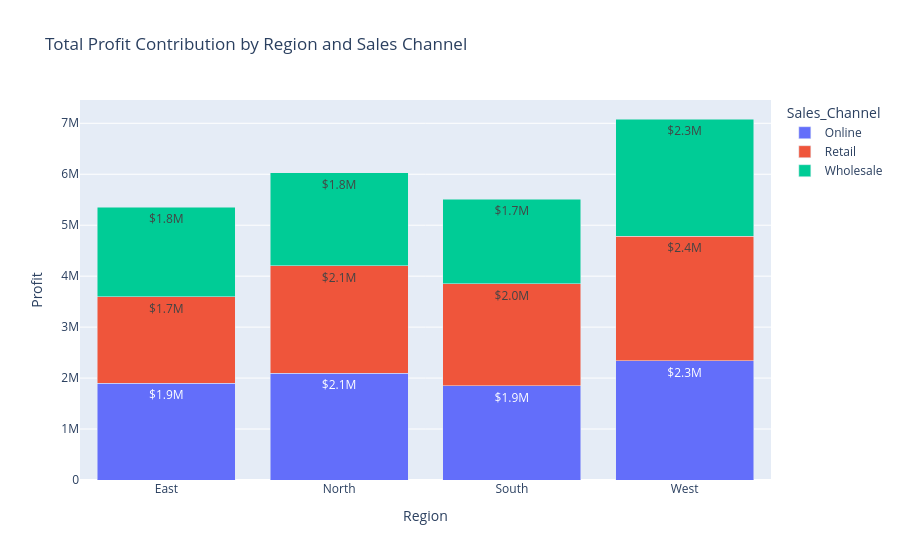

The notebook cell this image was saved under:
### Markdown cell above
Profit Breakdown

### Code cell
profit_breakdown = df.groupby(['Region', 'Sales_Channel'])['Profit'].sum().reset_index()

fig6 = px.bar(
    profit_breakdown,
    x='Region',
    y='Profit',
    color='Sales_Channel',
    title=' Total Profit Contribution by Region and Sales Channel',
    barmode='stack',
    text='Profit'
)

fig6.update_traces(texttemplate='$%{text:.2s}', textposition='inside')
fig6.update_layout(uniformtext_minsize=8, uniformtext_mode='hide')
fig6.show()

### Figure 1 — Plotly figure (JSON) as saved in the notebook; plotly's stock layout.template omitted (floating-point values rounded to 4 significant figures)
{"data": [{"alignmentgroup": "True", "hovertemplate": "Sales_Channel=Online<br>Region=%{x}<br>Profit=%{text}<extra></extra>", "legendgroup": "Online", "marker": {"color": "#636efa", "pattern": {"shape": ""}}, "name": "Online", "offsetgroup": "Online", "orientation": "v", "showlegend": true, "text": [1903000, 2093606, 1852887, 2339626], "textposition": "inside", "texttemplate": "$%{text:.2s}", "type": "bar", "x": ["East", "North", "South", "West"], "xaxis": "x", "y": [1903000, 2093606, 1852887, 2339626], "yaxis": "y"}, {"alignmentgroup": "True", "hovertemplate": "Sales_Channel=Retail<br>Region=%{x}<br>Profit=%{text}<extra></extra>", "legendgroup": "Retail", "marker": {"color": "#EF553B", "pattern": {"shape": ""}}, "name": "Retail", "offsetgroup": "Retail", "orientation": "v", "showlegend": true, "text": [1692426, 2108155, 2002161, 2448130], "textposition": "inside", "texttemplate": "$%{text:.2s}", "type": "bar", "x": ["East", "North", "South", "West"], "xaxis": "x", "y": [1692426, 2108155, 2002161, 2448130], "yaxis": "y"}, {"alignmentgroup": "True", "hovertemplate": "Sales_Channel=Wholesale<br>Region=%{x}<br>Profit=%{text}<extra></extra>", "legendgroup": "Wholesale", "marker": {"color": "#00cc96", "pattern": {"shape": ""}}, "name": "Wholesale", "offsetgroup": "Wholesale", "orientation": "v", "showlegend": true, "text": [1756875, 1825692, 1654171, 2296389], "textposition": "inside", "texttemplate": "$%{text:.2s}", "type": "bar", "x": ["East", "North", "South", "West"], "xaxis": "x", "y": [1756875, 1825692, 1654171, 2296389], "yaxis": "y"}], "layout": {"barmode": "stack", "legend": {"title": {"text": "Sales_Channel"}, "tracegroupgap": 0}, "title": {"text": " Total Profit Contribution by Region and Sales Channel"}, "uniformtext": {"minsize": 8, "mode": "hide"}, "xaxis": {"anchor": "y", "domain": [0, 1], "title": {"text": "Region"}}, "yaxis": {"anchor": "x", "domain": [0, 1], "title": {"text": "Profit"}}}}
